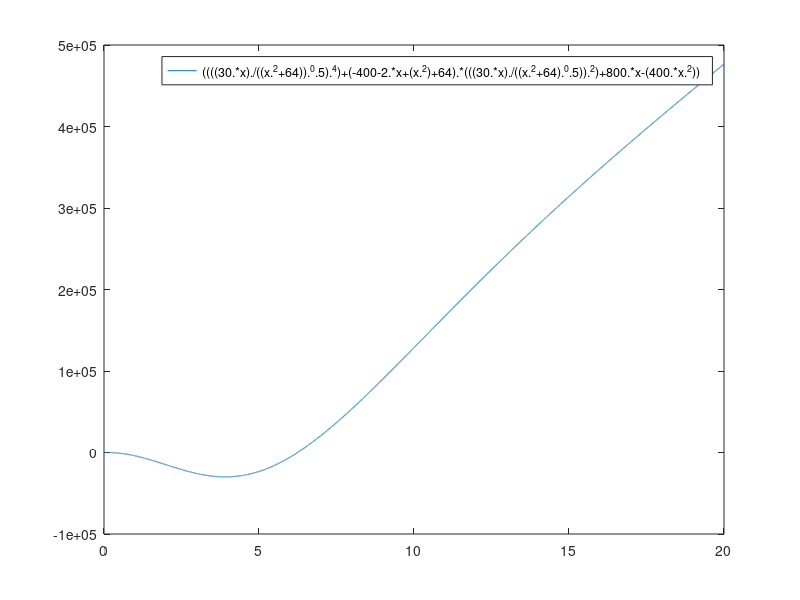

Source code (MATLAB):
#Zeros reais de uma função, utilizando o método da secante

x0 = 6.5; #aproximação inicial para X0 / x(k-1)
x1 = 6.4; #aproximação inicial para X1 / x(k)
erro = 0.00001; #Critério de condição de parada

yk = ((((30*x1)/((x1^2+64))^0.5)^4)+(-400-2*x1+(x1^2)+64)*(((30*x1)/((x1^2+64)^0.5))^2)+800*x1-(400*x1^2)); #calcula a funcao em x(k)
yk1 = ((((30*x0)/((x0^2+64))^0.5)^4)+(-400-2*x0+(x0^2)+64)*(((30*x0)/((x0^2+64)^0.5))^2)+800*x0-(400*x0^2)); #calcula a função em x(k-1)

x_atual = ((x0*yk) - (x1*yk1)) / (yk - yk1); #primeira iteração do método

k = 0;

x_novo = x_atual + 1;
x_ant = x0;

fplot("((((30*x)/((x^2+64))^0.5)^4)+(-400-2*x+(x^2)+64)*(((30*x)/((x^2+64)^0.5))^2)+800*x-(400*x^2))", [0, 20])


while ((x_novo - x_atual) > erro)
  
  yk = ((((30*x_atual)/((x_atual^2+64))^0.5)^4)+(-400-2*x_atual+(x_atual^2)+64)*(((30*x_atual)/((x_atual^2+64)^0.5))^2)+800*x_atual-(400*x_atual^2)); #calcula a funcao em x(k)
  yk1 = ((((30*x_ant)/((x_ant^2+64))^0.5)^4)+(-400-2*x_ant+(x_ant^2)+64)*(((30*x_ant)/((x_ant^2+64)^0.5))^2)+800*x_ant-(400*x_ant^2)); #calcula a função em x(k-1)
  
  x_novo = ((x_ant*yk) - (x_atual*yk1)) / (yk - yk1);#iteração para x(k+1)
  
  x_ant = x_atual; #atualizo o x(k-1)
  x_atual = x_novo; #atualizo o x(k)
  
  k = k + 1;
  
endwhile

x_atual
